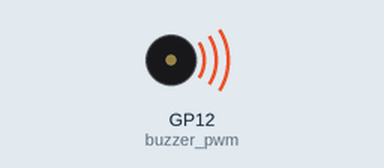
Simulated run of this program. Board: Raspberry Pi Pico running MicroPython. Shown: buzzer (waves = sounding). At 26.0 s the program stops and its outputs stay as they are.

Above: at 0.1 s.
At 26.1 s:
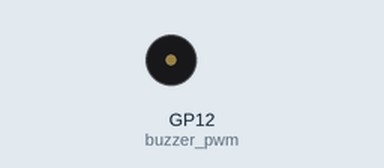
Timing chart, 0 to 27.5 s (numbered marks = the images above):
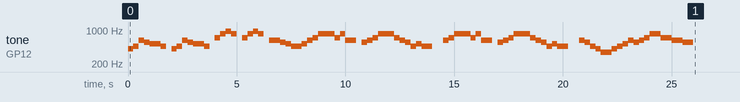

The program:

Dynamite.py
```python
from machine import Pin, PWM
import utime

BUZZER_PIN = 12

NOTES = {
    'C4': 262, 'C#4': 277, 'D4': 294, 'D#4': 311, 'E4': 330, 'F4': 349,
    'F#4': 370, 'G4': 392, 'G#4': 415, 'A4': 440, 'A#4': 466, 'B4': 494,
    'C5': 523, 'C#5': 554, 'D5': 587, 'D#5': 622, 'E5': 659, 'F5': 698,
    'F#5': 740, 'G5': 784, 'G#5': 831, 'A5': 880, 'A#5': 932, 'B5': 988,
    'C6': 1047,
    'REST': 0
}

melody = [
    ('G#4', 0.25), ('A#4', 0.25), ('D#5', 0.25), ('C#5', 0.25), ('C5', 0.5), ('A#4', 0.25), ('REST', 0.25),
    ('G#4', 0.25), ('A#4', 0.25), ('D#5', 0.25), ('C#5', 0.25), ('C5', 0.5), ('A#4', 0.25), ('REST', 0.25),
    ('F5', 0.25), ('G#5', 0.25), ('A#5', 0.25), ('G#5', 0.25), ('REST', 0.25),
    ('F5', 0.25), ('G#5', 0.25), ('A#5', 0.25), ('G#5', 0.25), ('REST', 0.25),
    ('D#5', 0.5), ('C#5', 0.25), ('C5', 0.25), ('A#4', 0.5), ('C5', 0.25),
    ('D#5', 0.25), ('F5', 0.25), ('G#5', 0.25), ('G#5', 0.5),
    ('F5', 0.25), ('G#5', 0.25), ('D#5', 0.5), ('REST', 0.25),
    ('C#5', 0.25), ('D#5', 0.25), ('F5', 0.25), ('G#5', 0.25), ('G#5', 0.5),
    ('F5', 0.25), ('D#5', 0.25), ('C#5', 0.25), ('A#4', 0.25), ('C5', 0.25), ('A#4', 0.5),
    ('REST', 0.5),
    ('D#5', 0.25), ('F5', 0.25), ('G#5', 0.25), ('G#5', 0.5),
    ('F5', 0.25), ('G#5', 0.25), ('D#5', 0.5), ('REST', 0.25),
    ('C#5', 0.25), ('D#5', 0.25), ('F5', 0.25), ('G#5', 0.25), ('G#5', 0.5),
    ('F5', 0.25), ('D#5', 0.25), ('C#5', 0.25), ('A#4', 0.25), ('C5', 0.25), ('A#4', 0.5),
    ('REST', 0.5),
    ('D#5', 0.25), ('C#5', 0.25), ('A#4', 0.25), ('G#4', 0.25),
    ('F4', 0.5), ('G#4', 0.25), ('A#4', 0.25), ('C5', 0.25),
    ('D#5', 0.25), ('C#5', 0.25), ('D#5', 0.25), ('F5', 0.25),
    ('G#5', 0.5), ('F5', 0.5), ('D#5', 0.5), ('C#5', 0.5),
]

def play_note(buzzer_pwm, frequency, duration):
    if frequency > 0:
        buzzer_pwm.freq(frequency)
        buzzer_pwm.duty_u16(32768)
    else:
        buzzer_pwm.duty_u16(0)
    utime.sleep(duration)

def main():
    buzzer_pwm = PWM(Pin(BUZZER_PIN))
    try:
        for note, duration in melody:
            play_note(buzzer_pwm, NOTES[note], duration)
    except KeyboardInterrupt:
        pass
    finally:
        buzzer_pwm.duty_u16(0)
        buzzer_pwm.deinit()

if __name__ == '__main__':
    main()
```

Measured:
- by itself, tone on GP12 (buzzer_pwm): plays 415 Hz for 0.25 s, 466 Hz for 0.25 s, 622 Hz for 0.25 s, 554 Hz for 0.25 s, 523 Hz for 0.50 s, 466 Hz for 0.25 s … (73 notes in this stretch)
